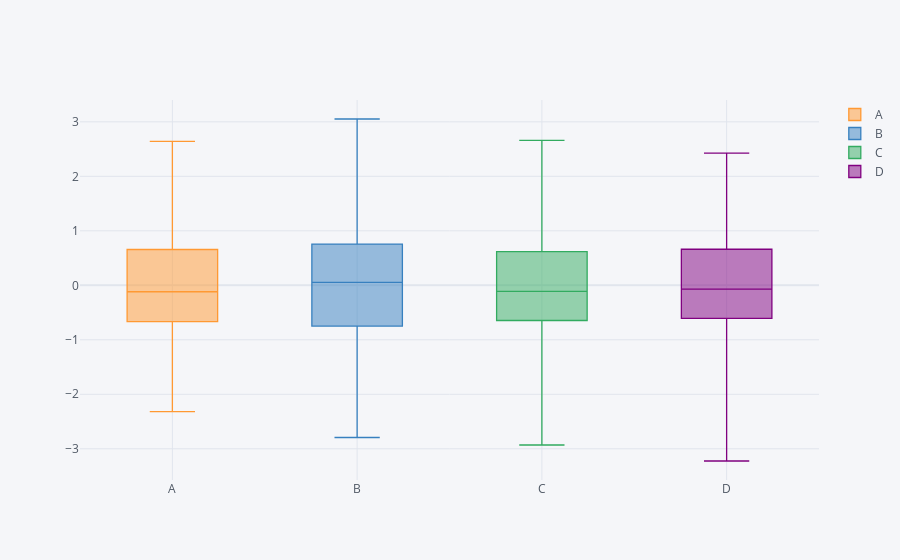

Notebook cell for this chart:
### Code cell
# Box plots
df.iplot(kind='box')

### Figure 1 — Plotly figure (JSON) as saved in the notebook; plotly's stock layout.template omitted (floating-point values rounded to 4 significant figures; data arrays with more than 128 entries replaced by an {"elided": "..."} marker saying what was removed)
{"data": [{"boxpoints": false, "line": {"width": 1.3}, "marker": {"color": "rgba(255, 153, 51, 1.0)"}, "name": "A", "orientation": "v", "type": "box", "y": {"elided": "200 float values"}}, {"boxpoints": false, "line": {"width": 1.3}, "marker": {"color": "rgba(55, 128, 191, 1.0)"}, "name": "B", "orientation": "v", "type": "box", "y": {"elided": "200 float values"}}, {"boxpoints": false, "line": {"width": 1.3}, "marker": {"color": "rgba(50, 171, 96, 1.0)"}, "name": "C", "orientation": "v", "type": "box", "y": {"elided": "200 float values"}}, {"boxpoints": false, "line": {"width": 1.3}, "marker": {"color": "rgba(128, 0, 128, 1.0)"}, "name": "D", "orientation": "v", "type": "box", "y": {"elided": "200 float values"}}], "layout": {"autosize": true, "legend": {"bgcolor": "#F5F6F9", "font": {"color": "#4D5663"}}, "paper_bgcolor": "#F5F6F9", "plot_bgcolor": "#F5F6F9", "title": {"font": {"color": "#4D5663"}}, "xaxis": {"autorange": true, "gridcolor": "#E1E5ED", "range": [-0.5, 3.5], "showgrid": true, "tickfont": {"color": "#4D5663"}, "title": {"font": {"color": "#4D5663"}, "text": ""}, "type": "category", "zerolinecolor": "#E1E5ED"}, "yaxis": {"autorange": true, "gridcolor": "#E1E5ED", "range": [-3.573, 3.401], "showgrid": true, "tickfont": {"color": "#4D5663"}, "title": {"font": {"color": "#4D5663"}, "text": ""}, "type": "linear", "zerolinecolor": "#E1E5ED"}}}
